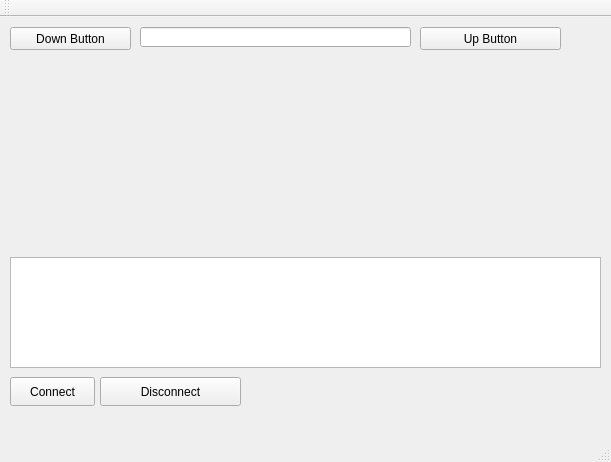
<?xml version="1.0" encoding="UTF-8"?>
<ui version="4.0">
 <class>MainWindow</class>
 <widget class="QMainWindow" name="MainWindow">
  <property name="geometry">
   <rect>
    <x>0</x>
    <y>0</y>
    <width>611</width>
    <height>462</height>
   </rect>
  </property>
  <property name="windowTitle">
   <string>MainWindow</string>
  </property>
  <widget class="QWidget" name="centralWidget">
   <widget class="QPushButton" name="upButton">
    <property name="geometry">
     <rect>
      <x>420</x>
      <y>10</y>
      <width>141</width>
      <height>23</height>
     </rect>
    </property>
    <property name="text">
     <string>Up Button</string>
    </property>
   </widget>
   <widget class="QLineEdit" name="outputEdit">
    <property name="geometry">
     <rect>
      <x>140</x>
      <y>10</y>
      <width>271</width>
      <height>20</height>
     </rect>
    </property>
    <property name="readOnly">
     <bool>true</bool>
    </property>
   </widget>
   <widget class="QCustomPlot" name="customPlot" native="true">
    <property name="geometry">
     <rect>
      <x>10</x>
      <y>40</y>
      <width>591</width>
      <height>191</height>
     </rect>
    </property>
   </widget>
   <widget class="QPushButton" name="downButton">
    <property name="geometry">
     <rect>
      <x>10</x>
      <y>10</y>
      <width>121</width>
      <height>23</height>
     </rect>
    </property>
    <property name="text">
     <string>Down Button</string>
    </property>
   </widget>
   <widget class="QPlainTextEdit" name="outputText">
    <property name="geometry">
     <rect>
      <x>10</x>
      <y>240</y>
      <width>591</width>
      <height>111</height>
     </rect>
    </property>
    <property name="centerOnScroll">
     <bool>true</bool>
    </property>
   </widget>
   <widget class="QPushButton" name="connectButton">
    <property name="geometry">
     <rect>
      <x>10</x>
      <y>360</y>
      <width>85</width>
      <height>29</height>
     </rect>
    </property>
    <property name="text">
     <string>Connect</string>
    </property>
   </widget>
   <widget class="QPushButton" name="disconnectButton">
    <property name="geometry">
     <rect>
      <x>100</x>
      <y>360</y>
      <width>141</width>
      <height>29</height>
     </rect>
    </property>
    <property name="text">
     <string>Disconnect</string>
    </property>
   </widget>
  </widget>
  <widget class="QMenuBar" name="menuBar">
   <property name="geometry">
    <rect>
     <x>0</x>
     <y>0</y>
     <width>611</width>
     <height>21</height>
    </rect>
   </property>
  </widget>
  <widget class="QToolBar" name="mainToolBar">
   <attribute name="toolBarArea">
    <enum>TopToolBarArea</enum>
   </attribute>
   <attribute name="toolBarBreak">
    <bool>false</bool>
   </attribute>
  </widget>
  <widget class="QStatusBar" name="statusBar"/>
 </widget>
 <layoutdefault spacing="6" margin="11"/>
 <customwidgets>
  <customwidget>
   <class>QCustomPlot</class>
   <extends>QWidget</extends>
   <header>qcustomplot.h</header>
   <container>1</container>
  </customwidget>
 </customwidgets>
 <resources/>
 <connections/>
</ui>
